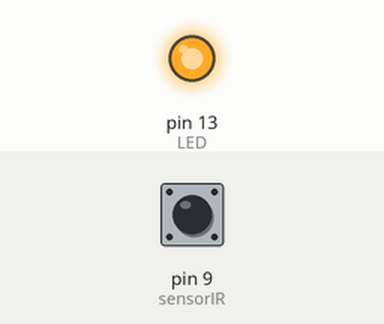
Simulated run of this sketch. Board: Arduino Uno, built with avr-gcc and run on an emulated ATmega328P. Shown: output pins drawn as LEDs (lit = HIGH). Dashed ring = blinking. The inputs (shaded band) are chosen by the test bench; at power-on: pin 9 (sensorIR) LOW. What the sketch prints to the serial monitor is not drawn.

Above: at 1.2 s.
1.3 s: pin 9 (sensorIR) driven HIGH
At 2.5 s:
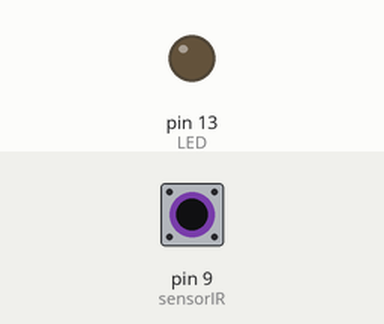
2.8 s: pin 9 (sensorIR) driven LOW
At 3.7 s:
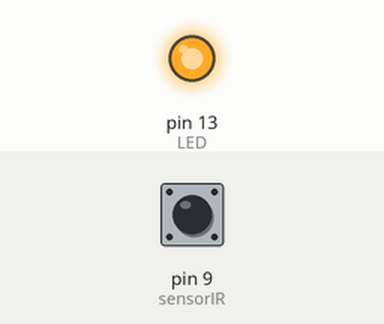
5.8 s: pin 9 (sensorIR) pulsed HIGH 2 times (0.12 s each, 0.3 s apart)
At 6.01 s:
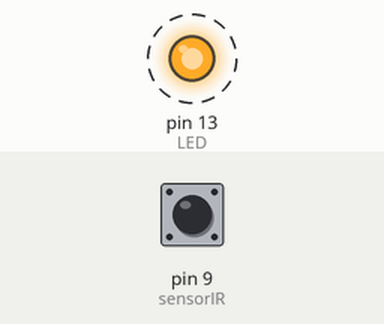
Timing chart, 0 to 8.8 s (numbered marks = the images above; inputs shaded):
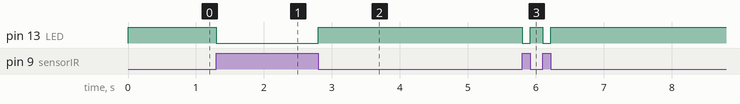

The sketch:

prueba_ir_tracker.ino
```cpp
int sensorIR = 9;
int LED = 13;

void setup() {
  Serial.begin(115200);
  pinMode(sensorIR, INPUT);
  pinMode(LED, OUTPUT);
}

void loop() {
  int estado = digitalRead(sensorIR);
  if (estado == 1)
  {
    digitalWrite(LED, LOW);
    Serial.println("Línea negra");
  }
  else  {
    digitalWrite(LED, HIGH);
    Serial.println("Zona blanca");
  }
}
```

Measured:
- after the input at 1.3 s, pin 13 (LED): HIGH → LOW at once
- after the input at 2.8 s, pin 13 (LED): LOW → HIGH at once
- after the input at 5.8 s, pin 13 (LED): alternates HIGH for 0.18 s and LOW for 0.12 s, 4 changes in all, then stays HIGH, starting at once
